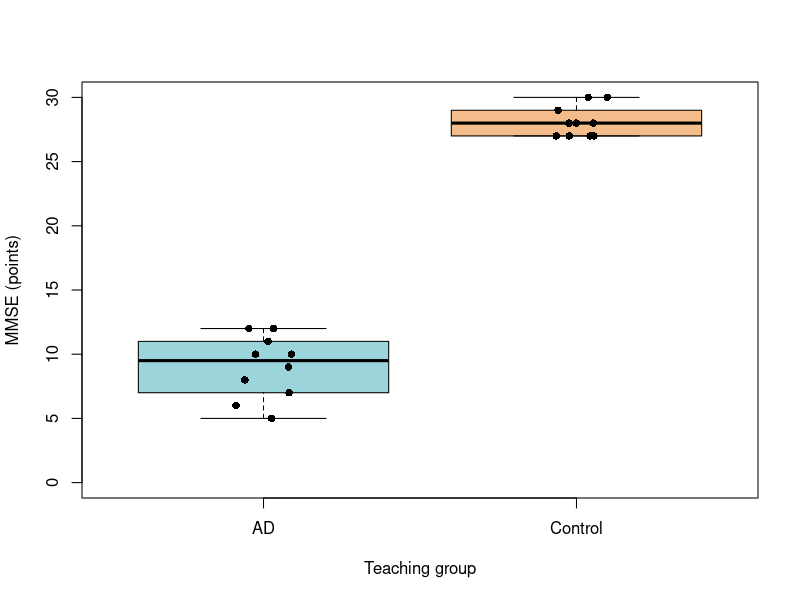
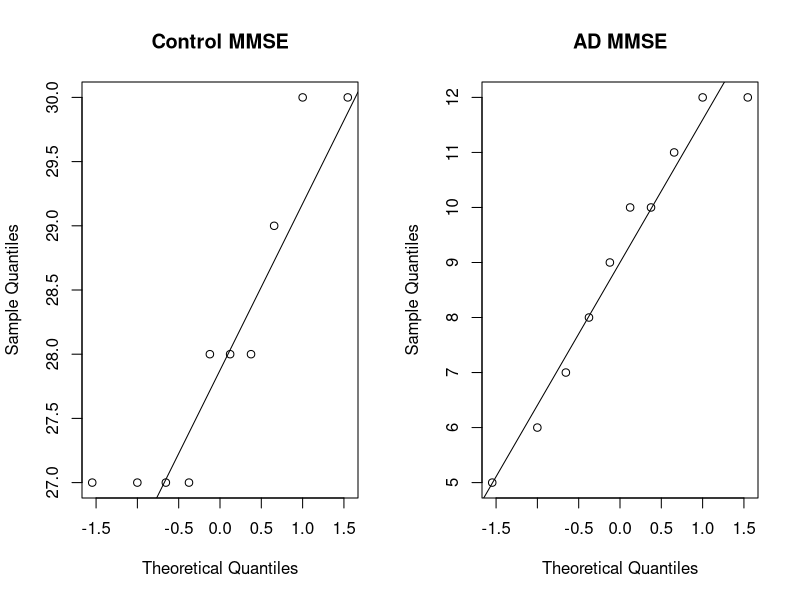
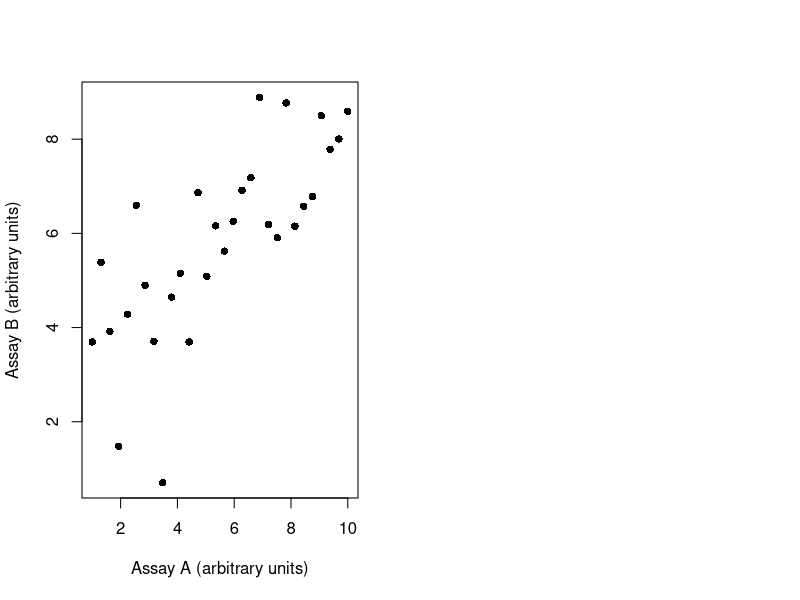

Write the R code that produced these figures, in order.
## ---- chunk 1
knitr::opts_chunk$set(echo = TRUE, message = FALSE, warning = FALSE)
## ---- chunk 2
mmse <- read.csv("data/mmse_small.csv")
head(mmse)
dim(mmse)
table(mmse$group)
control <- mmse$MMSE[mmse$group == "Control"]
ad <- mmse$MMSE[mmse$group == "AD"]
## ---- chunk 3
tapply(mmse$MMSE, mmse$group, mean)
tapply(mmse$MMSE, mmse$group, median)
tapply(mmse$MMSE, mmse$group, sd)
tapply(mmse$MMSE, mmse$group, IQR)
sum(is.na(mmse$MMSE))
## ---- chunk 4
boxplot(MMSE ~ group, data = mmse, ylim = c(0, 30),
        xlab = "Teaching group", ylab = "MMSE (points)", col = c("#9bd5db", "#f4bb8b"))
set.seed(1)
stripchart(MMSE ~ group, data = mmse, vertical = TRUE,
           method = "jitter", add = TRUE, pch = 16)
## ---- chunk 5
par(mfrow = c(1, 2))
qqnorm(control, main = "Control MMSE"); qqline(control)
qqnorm(ad, main = "AD MMSE"); qqline(ad)
shapiro.test(control)
shapiro.test(ad)
## ---- chunk 6
t.test(ad, control)
wilcox.test(ad, control, exact = FALSE)
## ---- chunk 7
set.seed(7001)
signal_a <- seq(1, 10, length.out = 30)
signal_b <- 2 + 0.7 * signal_a + rnorm(30, sd = 1.8)
plot(signal_a, signal_b, pch = 16,
     xlab = "Assay A (arbitrary units)", ylab = "Assay B (arbitrary units)")
cor.test(signal_a, signal_b, method = "pearson")
## ---- chunk 8
sessionInfo()$R.version$version.string
